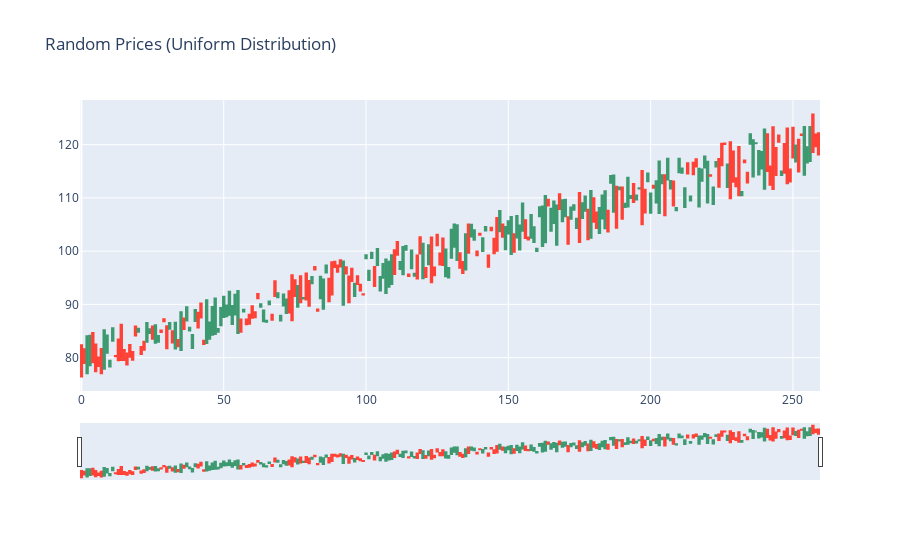

Source (notebook cell):
### Code cell
random_uptrend_0 = generate_random_uptrend_ticker_data(80, 120)

_ = plot_candles_OC(random_uptrend_0)

### Figure 1 — Plotly figure (JSON) as saved in the notebook; plotly's stock layout.template omitted (floating-point values rounded to 4 significant figures; data arrays with more than 128 entries replaced by an {"elided": "..."} marker saying what was removed)
{"data": [{"close": {"elided": "260 float values"}, "high": {"elided": "260 float values"}, "low": {"elided": "260 float values"}, "open": {"elided": "260 float values"}, "type": "candlestick", "x": {"elided": "260 int values"}}], "layout": {"title": {"text": "Random Prices (Uniform Distribution)"}}}
